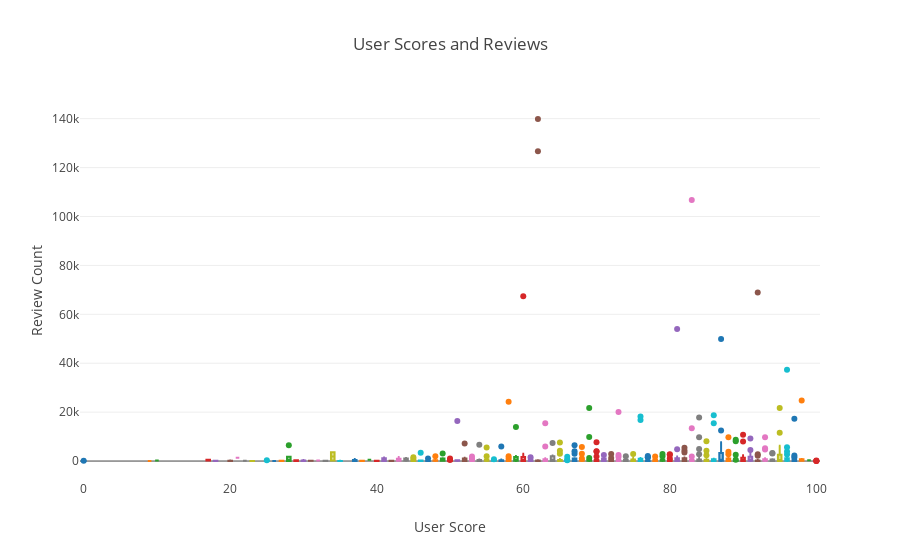

Notebook cell for this chart:
### Markdown cell above
#### Age

In a playable state according to daily CCU usage, the product released longest ago is "Airmech Strike" on 08/11/2012. The product released closest to now is "Rise Of Industry", on 09/02/2018.

The range spans 5 years, 3 months and 1 days.

#### Distribution

###### Reviews

As the largest dataset, the lowest amount of reviews for a game is 20 (constrained), and the highest is 139,867. The average (less helpful here) is 1569, and the median is 122.

###### Sentiment

User scores range from 0 to 100. The average userscore is 72, and the median is 75.

It is important to note that products with scores at the lowest and highest percentiles have had less reviews (see below). The largest deviation at ~60 is likely explained by the polarity of popular games.

### Code cell
user_score_distribution = json.load(open('./dumps/user-score-distribution.json'))

data = []

for item in user_score_distribution:
    if len(item['review_count']) > 0:
        review_count = item['review_count']
        data.append(
            go.Box(
                y=review_count,
                x=item['score'],
                name=item['score']
            )
        )

layout = go.Layout(
    title='User Scores and Reviews',
    xaxis=dict(
        title="User Score"
    ),
    yaxis=dict(
        title="Review Count"
    ),
    showlegend=False
)   

fig = go.Figure(data=data, layout=layout)

iplot(fig)

### Figure 1 — Plotly figure (JSON) as saved in the notebook; plotly's stock layout.template omitted (floating-point values rounded to 4 significant figures)
{"data": [{"name": 0, "type": "box", "x": 0, "y": [21, 21, 22, 26, 27, 29, 40, 41, 85]}, {"name": 9, "type": "box", "x": 9, "y": [25]}, {"name": 10, "type": "box", "x": 10, "y": [229]}, {"name": 17, "type": "box", "x": 17, "y": [198, 501]}, {"name": 18, "type": "box", "x": 18, "y": [71, 99]}, {"name": 20, "type": "box", "x": 20, "y": [25, 39, 76, 141, 247]}, {"name": 21, "type": "box", "x": 21, "y": [1312]}, {"name": 22, "type": "box", "x": 22, "y": [146]}, {"name": 23, "type": "box", "x": 23, "y": [22, 26, 34]}, {"name": 25, "type": "box", "x": 25, "y": [24, 48, 50, 83, 377]}, {"name": 26, "type": "box", "x": 26, "y": [62]}, {"name": 27, "type": "box", "x": 27, "y": [42, 81]}, {"name": 28, "type": "box", "x": 28, "y": [45, 49, 116, 178, 6470]}, {"name": 29, "type": "box", "x": 29, "y": [20, 324]}, {"name": 30, "type": "box", "x": 30, "y": [21, 26, 73, 125, 247, 457]}, {"name": 31, "type": "box", "x": 31, "y": [80, 165]}, {"name": 32, "type": "box", "x": 32, "y": [274]}, {"name": 33, "type": "box", "x": 33, "y": [28, 65, 93]}, {"name": 34, "type": "box", "x": 34, "y": [175, 3626]}, {"name": 35, "type": "box", "x": 35, "y": [42, 50, 77]}, {"name": 37, "type": "box", "x": 37, "y": [38, 46, 134, 789]}, {"name": 38, "type": "box", "x": 38, "y": [29, 37, 60, 93, 94, 137]}, {"name": 39, "type": "box", "x": 39, "y": [578]}, {"name": 40, "type": "box", "x": 40, "y": [27, 49, 77, 82, 96]}, {"name": 41, "type": "box", "x": 41, "y": [44, 121, 1452]}, {"name": 42, "type": "box", "x": 42, "y": [37, 104]}, {"name": 43, "type": "box", "x": 43, "y": [90, 164, 626, 698, 1686]}, {"name": 44, "type": "box", "x": 44, "y": [170, 492, 1230]}, {"name": 45, "type": "box", "x": 45, "y": [23, 31, 47, 50, 62, 73, 79, 89, 197, 230, 774, 849, 1535]}, {"name": 46, "type": "box", "x": 46, "y": [25, 30, 41, 42, 144, 253, 3435]}, {"name": 47, "type": "box", "x": 47, "y": [25, 27, 30, 38, 63, 1061]}, {"name": 48, "type": "box", "x": 48, "y": [67, 70, 78, 148, 156, 164, 403, 1932]}, {"name": 49, "type": "box", "x": 49, "y": [74, 93, 344, 633, 850, 1125, 3101]}, {"name": 50, "type": "box", "x": 50, "y": [22, 22, 23, 26, 28, 31, 32, 47, 69, 75, 100, 104, 191, 197, 411, 465, 1064]}, {"name": 51, "type": "box", "x": 51, "y": [35, 78, 92, 104, 236, 358, 16326]}, {"name": 52, "type": "box", "x": 52, "y": [24, 39, 63, 89, 127, 1340, 7214]}, {"name": 53, "type": "box", "x": 53, "y": [25, 45, 61, 75, 84, 89, 185, 963, 1879]}, {"name": 54, "type": "box", "x": 54, "y": [33, 36, 46, 82, 88, 239, 305, 624, 6689]}, {"name": 55, "type": "box", "x": 55, "y": [34, 80, 89, 101, 108, 147, 190, 207, 626, 740, 1971, 5496]}, {"name": 56, "type": "box", "x": 56, "y": [20, 140, 152, 169, 202, 267, 690]}, {"name": 57, "type": "box", "x": 57, "y": [23, 24, 76, 105, 150, 239, 252, 606, 5981]}, {"name": 58, "type": "box", "x": 58, "y": [34, 44, 48, 60, 79, 90, 91, 102, 121, 138, 220, 1019, 2007, 24286]}, {"name": 59, "type": "box", "x": 59, "y": [41, 76, 158, 527, 665, 2051, 13912]}, {"name": 60, "type": "box", "x": 60, "y": [20, 33, 66, 79, 123, 253, 1168, 2962, 67341]}, {"name": 61, "type": "box", "x": 61, "y": [20, 25, 69, 107, 279, 453, 639, 662, 1527]}, {"name": 62, "type": "box", "x": 62, "y": [20, 41, 58, 61, 118, 131, 137, 144, 155, 192, 305, 126642, 139867]}, {"name": 63, "type": "box", "x": 63, "y": [36, 42, 59, 60, 66, 72, 144, 180, 251, 1155, 5930, 15470]}, {"name": 64, "type": "box", "x": 64, "y": [22, 45, 52, 52, 105, 432, 1121, 1414, 2084, 2287, 7362]}, {"name": 65, "type": "box", "x": 65, "y": [23, 26, 34, 41, 42, 43, 47, 51, 52, 63, 87, 157, 205, 208, 293, 505, 821, 2964, 4180, 7534]}, {"name": 66, "type": "box", "x": 66, "y": [20, 25, 31, 34, 36, 37, 37, 40, 45, 47, 60, 73, 82, 104, 317, 505, 1724]}, {"name": 67, "type": "box", "x": 67, "y": [29, 33, 46, 54, 64, 67, 67, 161, 170, 338, 388, 456, 983, 1101, 3033, 4056, 6422]}, {"name": 68, "type": "box", "x": 68, "y": [54, 55, 67, 68, 75, 97, 107, 119, 260, 264, 267, 284, 428, 450, 1020, 2983, 5735]}, {"name": 69, "type": "box", "x": 69, "y": [48, 53, 64, 95, 110, 136, 142, 165, 197, 236, 270, 309, 313, 431, 540, 1272, 9876, 21738]}, {"name": 70, "type": "box", "x": 70, "y": [29, 30, 31, 31, 35, 35, 70, 79, 80, 92, 96, 96, 128, 136, 276, 297, 412, 499, 1007, 1815, 3927, 4035, 7705]}, {"name": 71, "type": "box", "x": 71, "y": [29, 42, 49, 109, 199, 549, 689, 999, 1314, 2451]}, {"name": 72, "type": "box", "x": 72, "y": [23, 29, 30, 33, 34, 35, 54, 69, 71, 86, 112, 114, 270, 348, 370, 700, 990, 1021, 1294, 2836]}, {"name": 73, "type": "box", "x": 73, "y": [21, 22, 31, 43, 45, 60, 68, 71, 120, 125, 125, 141, 175, 196, 261, 280, 294, 296, 644, 676, 694, 1669, 2491, 20047]}, {"name": 74, "type": "box", "x": 74, "y": [27, 32, 34, 35, 40, 63, 75, 80, 91, 105, 106, 131, 221, 262, 394, 713, 815, 960, 1302, 1937]}, {"name": 75, "type": "box", "x": 75, "y": [22, 25, 25, 25, 27, 31, 35, 43, 48, 48, 61, 147, 235, 236, 251, 263, 297, 336, 396, 599, 799, 921, 943, 1149, 1295, 2843]}, {"name": 76, "type": "box", "x": 76, "y": [28, 31, 33, 53, 56, 109, 183, 184, 218, 264, 392, 632, 912, 1194, 1295, 16797, 18183]}, {"name": 77, "type": "box", "x": 77, "y": [23, 24, 33, 37, 40, 46, 49, 60, 62, 65, 69, 81, 92, 93, 97, 142, 155, 241, 266, 405, 1566, 1570, 2088]}, {"name": 78, "type": "box", "x": 78, "y": [30, 31, 33, 40, 45, 58, 60, 65, 65, 73, 163, 163, 167, 168, 220, 259, 315, 580, 629, 777, 1177, 1186, 1256, 1906]}, {"name": 79, "type": "box", "x": 79, "y": [59, 81, 83, 86, 113, 243, 304, 343, 469, 841, 1983, 2841]}, {"name": 80, "type": "box", "x": 80, "y": [20, 22, 26, 27, 29, 31, 33, 36, 39, 51, 53, 81, 202, 215, 240, 247, 287, 449, 516, 548, 1080, 2582, 2791]}, {"name": 81, "type": "box", "x": 81, "y": [22, 23, 34, 43, 48, 52, 56, 72, 87, 146, 147, 154, 250, 509, 1399, 1507, 1836, 4869, 53955]}, {"name": 82, "type": "box", "x": 82, "y": [28, 28, 36, 41, 41, 43, 53, 99, 124, 162, 227, 355, 363, 382, 512, 840, 1044, 1165, 1192, 1473, 3475, 4351, 5406]}, {"name": 83, "type": "box", "x": 83, "y": [27, 27, 27, 38, 39, 41, 42, 44, 57, 57, 69, 94, 106, 109, 163, 166, 168, 171, 250, 281, 336, 665, 750, 786, 832, 1828, 13445, 106744]}, {"name": 84, "type": "box", "x": 84, "y": [29, 34, 41, 42, 44, 50, 80, 96, 101, 106, 122, 138, 159, 167, 207, 390, 1373, 2790, 4964, 9748, 17833]}, {"name": 85, "type": "box", "x": 85, "y": [22, 22, 25, 29, 31, 34, 35, 55, 70, 71, 86, 89, 94, 108, 140, 266, 326, 449, 599, 614, 873, 2413, 4176, 8056]}, {"name": 86, "type": "box", "x": 86, "y": [22, 30, 36, 44, 57, 62, 64, 96, 135, 158, 340, 352, 499, 695, 842, 965, 15486, 18724]}, {"name": 87, "type": "box", "x": 87, "y": [28, 66, 84, 87, 97, 122, 142, 161, 575, 1171, 1270, 3919, 7636, 12503, 49917]}, {"name": 88, "type": "box", "x": 88, "y": [22, 29, 30, 32, 36, 36, 37, 39, 40, 42, 44, 105, 108, 116, 126, 152, 174, 189, 201, 296, 889, 1139, 1223, 1584, 1640, 2817, 3752, 9772]}, {"name": 89, "type": "box", "x": 89, "y": [21, 30, 43, 48, 53, 58, 78, 88, 94, 120, 122, 157, 183, 222, 574, 2550, 8045, 8695]}, {"name": 90, "type": "box", "x": 90, "y": [28, 35, 42, 42, 56, 74, 77, 92, 108, 128, 138, 142, 175, 182, 200, 1294, 1390, 1841, 2366, 8041, 10762]}, {"name": 91, "type": "box", "x": 91, "y": [24, 51, 54, 89, 108, 188, 218, 273, 282, 325, 357, 379, 1060, 1139, 1939, 2520, 3426, 4550, 9201]}, {"name": 92, "type": "box", "x": 92, "y": [30, 31, 31, 31, 33, 34, 35, 39, 43, 55, 59, 74, 77, 119, 125, 128, 136, 139, 153, 220, 370, 389, 438, 2164, 2806, 68963]}, {"name": 93, "type": "box", "x": 93, "y": [25, 33, 40, 60, 64, 65, 99, 103, 190, 201, 284, 332, 373, 428, 438, 439, 500, 541, 553, 722, 736, 1048, 1135, 4699, 5191, 9696]}, {"name": 94, "type": "box", "x": 94, "y": [20, 23, 29, 30, 38, 61, 75, 191, 245, 274, 657, 706, 3098, 3299]}, {"name": 95, "type": "box", "x": 95, "y": [22, 26, 27, 28, 30, 65, 223, 307, 321, 486, 910, 1569, 2133, 3883, 6233, 11566, 21650]}, {"name": 96, "type": "box", "x": 96, "y": [30, 47, 54, 67, 121, 139, 154, 165, 168, 215, 267, 305, 319, 330, 609, 1067, 1159, 1597, 2697, 3930, 5652, 37288]}, {"name": 97, "type": "box", "x": 97, "y": [44, 45, 47, 51, 53, 54, 54, 59, 85, 184, 192, 198, 1045, 1565, 2304, 17269]}, {"name": 98, "type": "box", "x": 98, "y": [72, 89, 176, 267, 297, 877, 24741]}, {"name": 99, "type": "box", "x": 99, "y": [282]}, {"name": 100, "type": "box", "x": 100, "y": [20, 21, 21, 22, 23, 24, 24, 25, 25, 26, 28, 30, 30, 32, 34, 34, 34, 35, 35, 41, 45, 55, 56, 235]}], "layout": {"showlegend": false, "title": "User Scores and Reviews", "xaxis": {"title": "User Score"}, "yaxis": {"title": "Review Count"}}}
